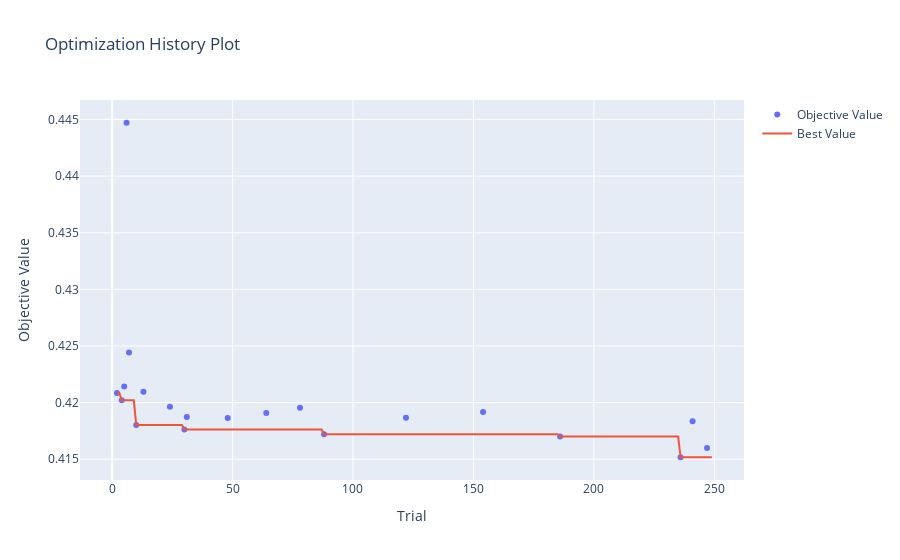

This figure's notebook cell:
### Code cell
ov.plot_optimization_history(AdaBoostRegressor_study)

### Figure 1 — Plotly figure (JSON) as saved in the notebook; plotly's stock layout.template omitted (floating-point values rounded to 4 significant figures; data arrays with more than 128 entries replaced by an {"elided": "..."} marker saying what was removed)
{"data": [{"mode": "markers", "name": "Objective Value", "type": "scatter", "x": [2, 4, 5, 6, 7, 10, 13, 24, 30, 31, 48, 64, 78, 88, 122, 154, 186, 236, 241, 247], "y": [0.4208, 0.4202, 0.4214, 0.4447, 0.4244, 0.418, 0.421, 0.4196, 0.4176, 0.4187, 0.4186, 0.4191, 0.4196, 0.4172, 0.4187, 0.4192, 0.417, 0.4152, 0.4184, 0.416]}, {"mode": "lines", "name": "Best Value", "type": "scatter", "x": {"elided": "250 int values"}, "y": {"elided": "250 float values"}}, {"marker": {"color": "#cccccc"}, "mode": "markers", "name": "Infeasible Trial", "showlegend": false, "type": "scatter", "x": [], "y": []}], "layout": {"title": {"text": "Optimization History Plot"}, "xaxis": {"title": {"text": "Trial"}}, "yaxis": {"title": {"text": "Objective Value"}}}}
